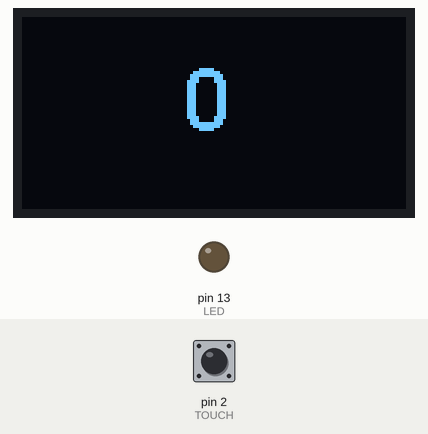
Simulated run of this sketch. Board: Arduino Uno, built with avr-gcc and run on an emulated ATmega328P. On the bench: 128×64 one-colour display, output pins drawn as LEDs (lit = HIGH). Inputs (shaded band) come from the test bench; at power-on: pin 2 (TOUCH) HIGH.

Above: at 2.9 s.
3.0 s: pin 2 (TOUCH) pulled LOW for 0.15 s
At 4.0 s:
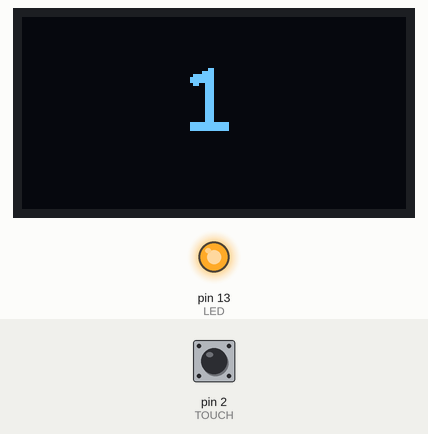
6.1 s: pin 2 (TOUCH) pulled LOW for 1 s
At 7.5 s:
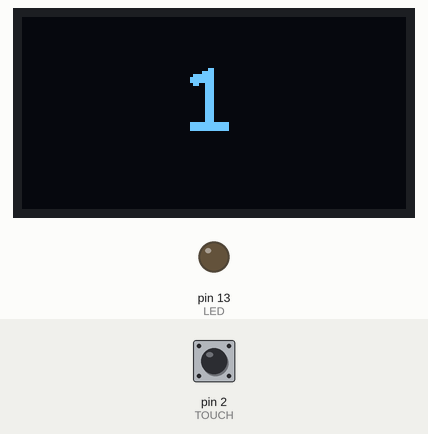
10.1 s: pin 2 (TOUCH) pulled LOW for 3.2 s
At 15.6 s:
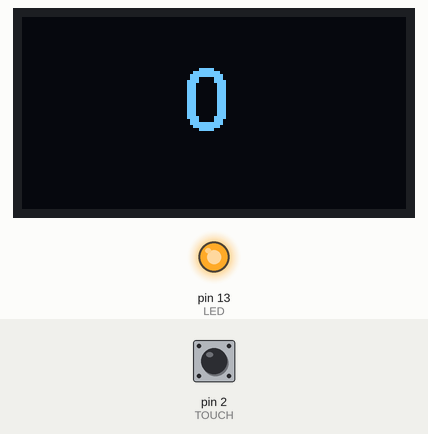
Timing chart, 0 to 17.1 s (numbered marks = the images above; inputs shaded):
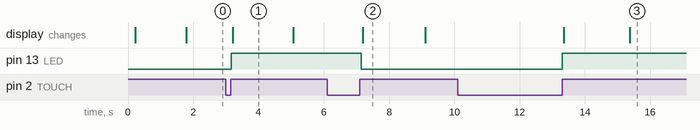

Measured:
- after the input at 3.0 s, pin 13 (LED): LOW → HIGH after 0.16 s; the display: changes after 0.22 s (image 1)
- after the input at 6.1 s, pin 13 (LED): HIGH → LOW after 1.0 s; the display: changes after 1.1 s (image 2)
- after the input at 10.1 s, pin 13 (LED): LOW → HIGH after 3.2 s; the display: first changes after 3.3 s (image 3 shows a later state)
- what the display in image 1 shows lasts 1.9 s, from 3.2 s to 5.1 s
- what the display in image 2 shows lasts 1.9 s, from 7.2 s to 9.1 s

The sketch:

touch_sensing.ino
```cpp
#include <SoftwareSerial.h>
#include <LobotServoController.h>
#include <U8g2lib.h>

#define RxPin 9
#define TxPin 8
#define LED   13

#define TOUCH 2   //触摸传感器

int result;
bool refreshNow = true;

U8G2_SSD1306_128X64_NONAME_1_HW_I2C u8g2(U8G2_R0, /* reset=*/ U8X8_PIN_NONE);
SoftwareSerial mySerial(RxPin, TxPin);
LobotServoController myController(mySerial);

void setup() {
  // put your setup code here, to run once:
  Serial.begin(9600);
  mySerial.begin(9600);
  pinMode(LED, OUTPUT);
  pinMode(TOUCH, INPUT);
  digitalWrite(LED, LOW);
  u8g2.begin();
  u8g2.setDisplayRotation(U8G2_R2);  //Rotate the picture 180 degrees
  u8g2.setFont(u8g2_font_fub20_tr);
  u8g2.firstPage();
  do {
    u8g2.setCursor(22, 38);
    u8g2.println("LOBOT");
  } while ( u8g2.nextPage() );
  myController.runActionGroup(9, 1);
  delay(1500);
}

void draw() {
  if (refreshNow ==  true)
  {
    refreshNow = false;
    u8g2.firstPage();
    do {
      u8g2.setFont(u8g2_font_courB24_tf);
      u8g2.setCursor(52, 38);
      if (result > 9)
        u8g2.setCursor(41, 38);
      u8g2.println(result);
    } while ( u8g2.nextPage());
  }
}

void run()
{
  static uint8_t step;
  static uint32_t timer;
  static uint16_t count;
  if (myController.isRunning())
    return;
  if (timer > millis())
    return;
  switch(step)
  {
    case 0:
      if (!digitalRead(TOUCH))
      {//检测触摸传感器
        delay(80);
        if (digitalRead(TOUCH))
        {//如果是短按一次
          digitalWrite(LED, !digitalRead(LED));
          result ++ ;
          refreshNow = true;
          count = 0;
          step = 1;
          timer = millis() + 200;
        }
      }
      break;
    case 1:
      if (!digitalRead(TOUCH))
      {//检测触摸传感器
        delay(80);
        if (digitalRead(TOUCH))
        {//如果是短按一次
          result ++ ;
          digitalWrite(LED, !digitalRead(LED));
          if (result > 3)
            result = 3;
          count = 0;
          refreshNow = true;
          timer = millis() + 200;
        }
      }
      else
      {
        count++;
        if (count > 400)
        {
          step = 2;
          count = 0;
        }
        else
        {
          timer = millis() + 1;
        }
      }
      break;
    case 2:
      myController.runActionGroup(result,1);
      count++;
      if (count > 150)
      {
        refreshNow = true;
        count = 0;
        result = 0;
        step = 0;
      }
      break;
    default:
      result = 0;
      count = 0;
      step = 0;
      break;
  }

}

void loop() {
  // put your main code here, to run repeatedly:
  myController.receiveHandler();
  run();
  draw();
}
```
